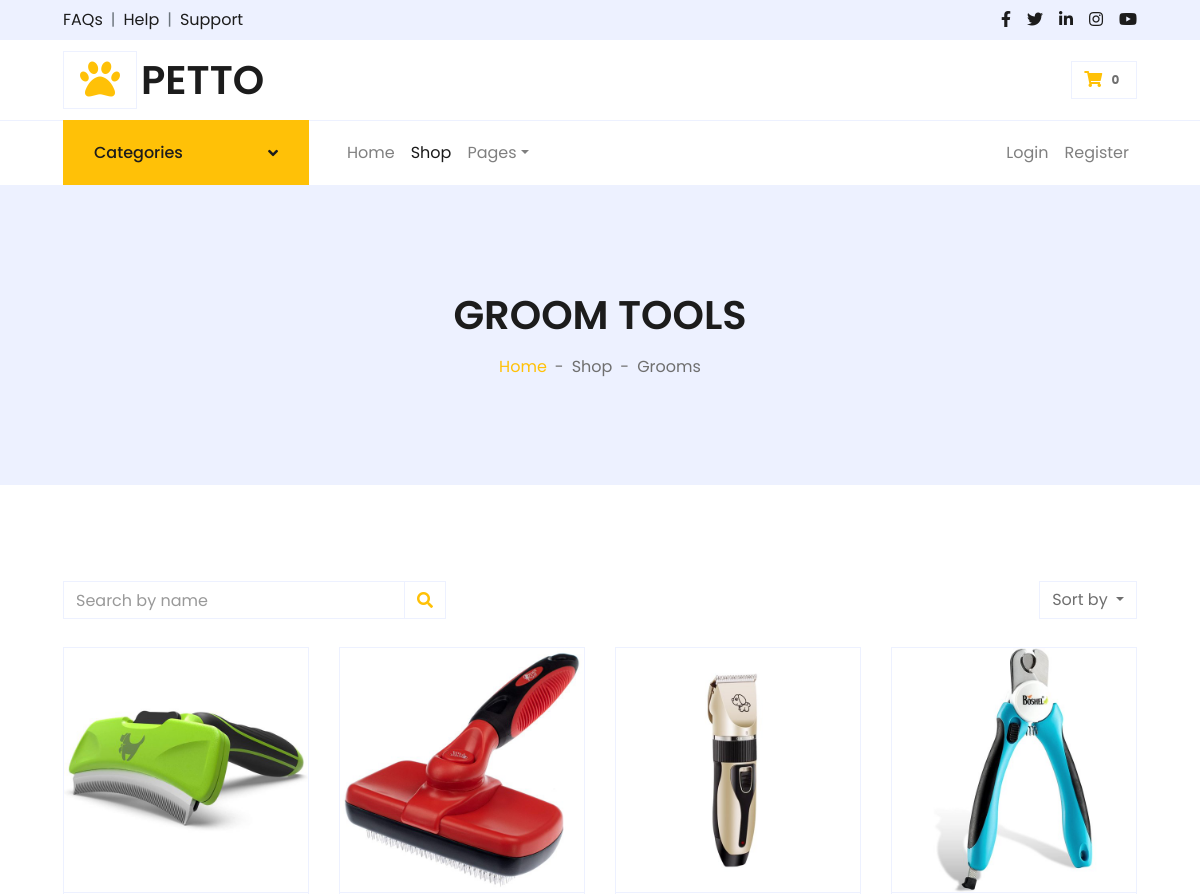
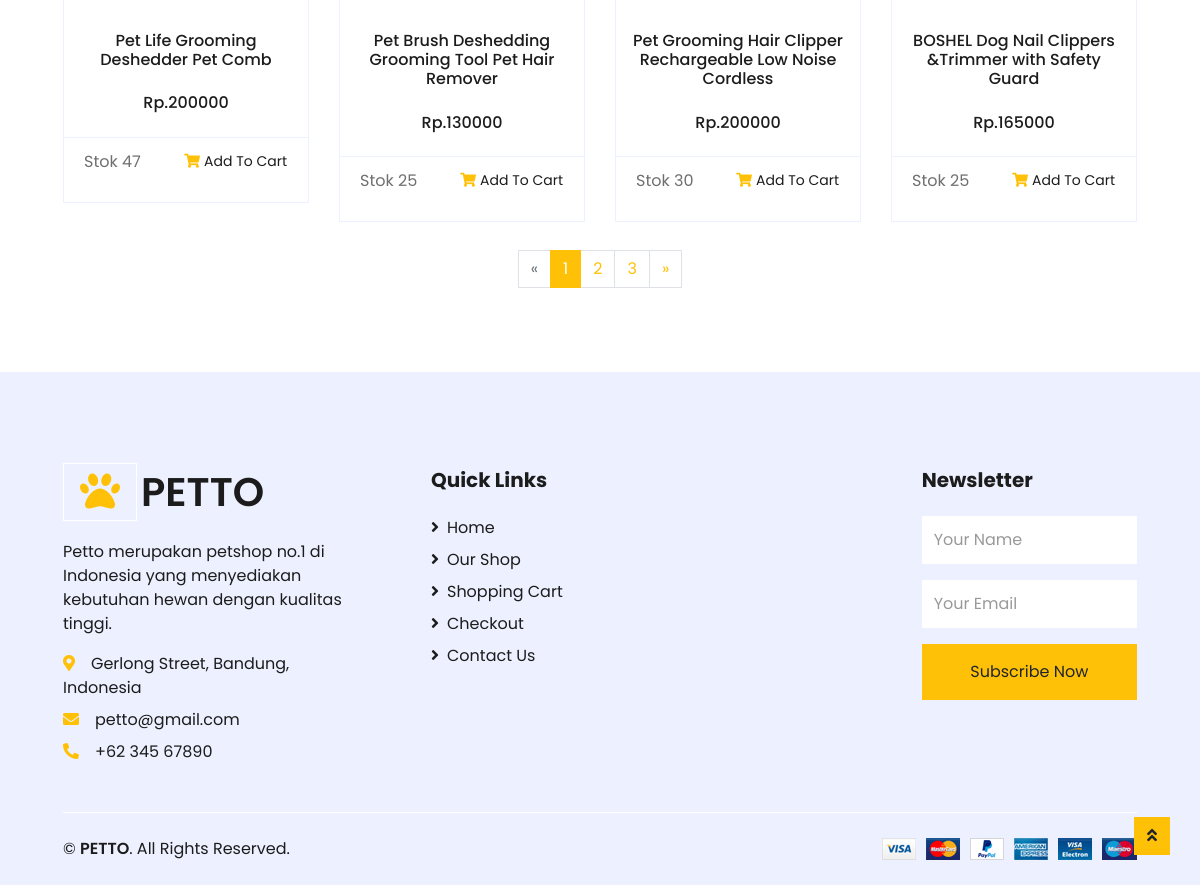
The page /shop-grooms.php on the database its author committed (2 pictures, top to bottom).
### tables this page shows
CREATE TABLE `produk` (
  `id` int(11) NOT NULL,
  `foto` varchar(100) NOT NULL,
  `nama` varchar(100) NOT NULL,
  `harga` int(11) NOT NULL,
  `jenis` int(11) NOT NULL,
  `banyak` int(11) NOT NULL
);

### function.php (called while the page is built, shortened)
<?php
$dbhost = 'localhost';
$dbuser = 'root';
$dbpass = '';
$mydb = 'db_petto';
$conn = mysqli_connect($dbhost, $dbuser, $dbpass, $mydb);
function readQueryJenis($jenis)
{
    global $conn;
    $query = "SELECT * FROM produk WHERE jenis=$jenis";
    $result = mysqli_query($conn, $query);
    $records = [];
    while ($record = mysqli_fetch_assoc($result)) {
        $records[] = $record;
    }
    return $records;
}

### shop-grooms.php (the view, shortened to what this page needs)
<?php
include("function.php");
    if(isset($_POST['btn-search7'])){
        if(isset($_POST['search7'])){
            $keyword = "%" . $_POST['search7'] . "%";
            $data = searchProduk(6, $keyword);
        }
    }else{
        $data = readQueryJenis(6);
    }
?>
<!DOCTYPE html>
<html lang="en">
<head>
    <link href="https://cdnjs.cloudflare.com/ajax/libs/font-awesome/5.10.0/css/all.min.css" rel="stylesheet">
    <link href="lib/owlcarousel/assets/owl.carousel.min.css" rel="stylesheet">
    <link href="css/style_shop.css" rel="stylesheet">
    <link href="css/style.css" rel="stylesheet">
</head>
<body>
    <div class="container-fluid">
        <div class="row bg-secondary py-2 px-xl-5">
            <div class="col-lg-6 d-none d-lg-block">
                <div class="d-inline-flex align-items-center">
                    <a class="text-dark" href="">FAQs</a>
                    <span class="text-muted px-2">|</span>
                    <a class="text-dark" href="">Help</a>
                    <span class="text-muted px-2">|</span>
                    <a class="text-dark" href="">Support</a>
                </div>
            </div>
            <div class="col-lg-6 text-center text-lg-right">
                <div class="d-inline-flex align-items-center">
                    <a class="text-dark px-2" href="">
                        <i class="fab fa-facebook-f"></i>
                    </a>
                    <a class="text-dark px-2" href="">
                        <i class="fab fa-twitter"></i>
                    </a>
                    <a class="text-dark px-2" href="">
                        <i class="fab fa-linkedin-in"></i>
                    </a>
                    <a class="text-dark px-2" href="">
                        <i class="fab fa-instagram"></i>
                    </a>
                    <a class="text-dark pl-2" href="">
                        <i class="fab fa-youtube"></i>
                    </a>
                </div>
            </div>
        </div>
        <div class="row align-items-center py-3 px-xl-5">
            <div class="col-lg-3 d-none d-lg-block">
                <a href="index.php" class="text-decoration-none">
                    <h1 class="m-0 display-5 font-weight-semi-bold"><span class="text-warning font-weight-bold border px-3 mr-1"><i class="fa-solid fa-paw"></i></span>PETTO</h1>
                </a>
            </div>
            <div class="col-lg-3 col-6 text-right">
                <a href="cart.php" class="btn border">
                    <i class="fas fa-shopping-cart text-warning"></i>
                    <span class="badge">
                        <?php
                            if(!isset($_SESSION['username']))
                            {
                               echo "0";
                            }
                            else
                            {
                                $id_cus = $_SESSION['id'];
                                $query = "SELECT cart FROM customers WHERE id=$id_cus";
                                $result = mysqli_query($conn, $query);
                                $row = mysqli_fetch_array($result, MYSQLI_ASSOC);
                                echo $row['cart'];
                            }
                        ?>
                    </span>
                </a>
            </div>
        </div>
    </div>
    <div class="container-fluid">
        <div class="row border-top px-xl-5">
            <div class="col-lg-3 d-none d-lg-block">
                <a class="btn shadow-none d-flex align-items-center justify-content-between bg-warning text-white w-100" data-toggle="collapse" href="#navbar-vertical" style="height: 65px; margin-top: -1px; padding: 0 30px;">
                    <h6 class="m-0">Categories</h6>
                    <i class="fa fa-angle-down text-dark"></i>
                </a>
            </div>
            <div class="col-lg-9">
                <nav class="navbar navbar-expand-lg bg-light navbar-light py-3 py-lg-0 px-0">
                    <div class="collapse navbar-collapse justify-content-between" id="navbarCollapse">
                        <div class="navbar-nav mr-auto py-0">
                            <a href="index.php" class="nav-item nav-link">Home</a>
                            <a href="shop.html" class="nav-item nav-link active">Shop</a>
                            <div class="nav-item dropdown">
                                <a href="#" class="nav-link dropdown-toggle" data-toggle="dropdown">Pages</a>
                            </div>
                        </div>
                        <div class="navbar-nav ml-auto py-0">
                            <?php
                                if(!isset($_SESSION['username']))
                                {
                                    echo "<a href='signin_cus.php' class='nav-item nav-link '>Login</a>";
                                    echo "<a href='signup_cus.php' class='nav-item nav-link'>Register</a>";
                                }
                                else
                                {
                                    echo "<span class='nav-item nav-link mr-2'>Selamat datang, <strong>" . $_SESSION['nama'] . "</strong></span>";
                                    echo "<a href='logout_cus.php' class='nav-item nav-link btn btn-warning'>Logout</a>";
                                }
                            ?>
                        </div>
                    </div>
                </nav>
            </div>
        </div>
    </div>
    <div class="container-fluid bg-secondary mb-5">
        <div class="d-flex flex-column align-items-center justify-content-center" style="min-height: 300px">
            <h1 class="font-weight-semi-bold text-uppercase mb-3">Groom Tools</h1>
            <div class="d-inline-flex">
                <p class="m-0"><a href="index.php">Home</a></p>
                <p class="m-0 px-2">-</p>
                <p class="m-0">Shop</p>
                <p class="m-0 px-2">-</p>
                <p class="m-0">Grooms</p>
            </div>
        </div>
    </div>
    <div class="container-fluid pt-5">
        <div class="row px-xl-5">
            <div class="col-lg-12 col-md-12">
                <div class="row pb-3">
                    <div class="col-12 pb-1">
                        <div class="d-flex align-items-center justify-content-between mb-4">
                            <form action="" method="POST">
                                <div class="input-group">
                                    <input type="text" name="search7" class="form-control" placeholder="Search by name">
                                    <div class="input-group-append">
                                        <button name="btn-search7" class="input-group-text bg-transparent text-warning" type="submit">
                                            <i class="fa fa-search"></i>
                                        </button>
                                    </div>
                                </div>
                            </form>
                            <div class="dropdown ml-4">
                                <button class="btn border dropdown-toggle" type="button" id="triggerId" data-toggle="dropdown" aria-haspopup="true" aria-expanded="false">
                                    Sort by
                                </button>
                            </div>
                        </div>
                    </div>
                    <?php foreach ($data as $datas) :
                    if($datas['banyak'] > 0)
                    { ?>
                        <div class="col-lg-3 col-md-6 col-sm-12 pb-1">
                            <div class="card product-item border-0 mb-4">
                                <div class="card-header product-img position-relative overflow-hidden bg-transparent border p-0">
                                    <img class="img-fluid w-100" src="foto/<?= $datas['foto']; ?>" alt="">
                                </div>
                                <div class="card-body border-left border-right text-center p-0 pt-4 pb-3">
                                    <h6 class="mb-3 p-2"><?= $datas['nama'] ?></h6>
                                    <div class="d-flex justify-content-center">
                                        <h6>Rp.<?= $datas['harga'] ?></h6>
                                    </div>
                                </div>
                                <div class="card-footer d-flex justify-content-between bg-light border">
                                    <p>Stok <?= $datas['banyak'] ?></p>
                                    <a href="addToCart.php?id_produk=<?= $datas['id'] ?>&url=shop-grooms&harga_produk=<?= $datas['harga'] ?>" class="btn btn-sm text-dark p-0"><i class="fas fa-shopping-cart text-warning mr-1"></i>Add To Cart</a>
                                </div>
                            </div>
                        </div>
                    <?php } endforeach; ?>
                    <div class="col-12 pb-1">
                        <nav aria-label="Page navigation">
                            <ul class="pagination justify-content-center mb-3">
                                <li class="page-item disabled">
                                    <a class="page-link" href="#" aria-label="Previous">
                                        <span aria-hidden="true">&laquo;</span>
                                    </a>
                                </li>
                                <li class="page-item active"><a class="page-link" href="#">1</a></li>
                                <li class="page-item"><a class="page-link" href="#">2</a></li>
                                <li class="page-item"><a class="page-link" href="#">3</a></li>
                                <li class="page-item">
                                    <a class="page-link" href="#" aria-label="Next">
                                        <span aria-hidden="true">&raquo;</span>
                                    </a>
                                </li>
                            </ul>
                        </nav>
                    </div>
                </div>
            </div>
        </div>
    </div>
    <div class="container-fluid bg-secondary text-dark mt-5 pt-5">
        <div class="row px-xl-5 pt-5">
            <div class="col-lg-4 col-md-12 mb-5 pr-3 pr-xl-5">
                <a href="index.php" class="text-decoration-none">
                    <h1 class="mb-4 display-5 font-weight-semi-bold"><span class="text-warning font-weight-bold border border-white px-3 mr-1"><i class="fa-solid fa-paw"></i></span>PETTO</h1>
                </a>
                <p>Petto merupakan petshop no.1 di Indonesia yang menyediakan kebutuhan hewan dengan kualitas tinggi.</p>
                <p class="mb-2"><i class="fa fa-map-marker-alt text-warning mr-3"></i>Gerlong Street, Bandung, Indonesia</p>
                <p class="mb-2"><i class="fa fa-envelope text-warning mr-3"></i>petto@gmail.com</p>
                <p class="mb-0"><i class="fa fa-phone-alt text-warning mr-3"></i>+62 345 67890</p>
            </div>
            <div class="col-lg-8 col-md-12">
                <div class="row">
                    <div class="col-md-4 mb-5">
                        <h5 class="font-weight-bold text-dark mb-4">Quick Links</h5>
                        <div class="d-flex flex-column justify-content-start">
                            <a class="text-dark mb-2" href="index.php"><i class="fa fa-angle-right mr-2"></i>Home</a>
                            <a class="text-dark mb-2" href="shop.php"><i class="fa fa-angle-right mr-2"></i>Our Shop</a>
                            <a class="text-dark mb-2" href="cart.php"><i class="fa fa-angle-right mr-2"></i>Shopping Cart</a>
                            <a class="text-dark mb-2" href="checkout.php"><i class="fa fa-angle-right mr-2"></i>Checkout</a>
                            <a class="text-dark" href="contact.php"><i class="fa fa-angle-right mr-2"></i>Contact Us</a>
                        </div>
                    </div>
                    <div class="col-md-4 mb-5">
                    </div>
                    <div class="col-md-4 mb-5">
                        <h5 class="font-weight-bold text-dark mb-4">Newsletter</h5>
                        <form action="">
                            <div class="form-group">
                                <input type="text" class="form-control border-0 py-4" placeholder="Your Name" required="required" />
                            </div>
                            <div class="form-group">
                                <input type="email" class="form-control border-0 py-4" placeholder="Your Email"
                                    required="required" />
                            </div>
                            <div>
                                <button class="btn btn-warning btn-block border-0 py-3" type="submit">Subscribe Now</button>
                            </div>
                        </form>
                    </div>
                </div>
            </div>
        </div>
        <div class="row border-top border-light mx-xl-5 py-4">
            <div class="col-md-6 px-xl-0">
                <p class="mb-md-0 text-center text-md-left text-dark">
                    &copy; <a class="text-dark font-weight-semi-bold" href="index.php">PETTO</a>. All Rights Reserved.
                </p>
            </div>
            <div class="col-md-6 px-xl-0 text-center text-md-right">
                <img class="img-fluid" src="img/payments.png" alt="">
            </div>
        </div>
    </div>
    <a href="#" class="btn btn-warning back-to-top"><i class="fa fa-angle-double-up"></i></a>
</body>
</html>

### css/style_shop.css (style rules this page uses)
.font-weight-semi-bold { font-weight: 600; }
.navbar-light .navbar-nav .nav-link { padding: 20px 10px; color: #1C1C1C; outline: none; }
.navbar-light .navbar-nav .nav-link:hover, .navbar-light .navbar-nav .nav-link.active { color: #ffc107; }
.cat-item .cat-img img, .product-item .product-img img { transition: .5s; }
.back-to-top { position: fixed; display: none; right: 30px; bottom: 30px; z-index: 11; animation: action 1s infinite alternate; }

### rows shown on the page
produk: foto (picture), nama "Pet Life Grooming Deshedder Pet Comb", harga "200000", banyak "47"
produk: foto (picture), nama "Pet Brush Deshedding Grooming Tool Pet Hair Remover", harga "130000", banyak "25"
produk: foto (picture), nama "Pet Grooming Hair Clipper Rechargeable Low Noise Cordless", harga "200000", banyak "30"
produk: foto (picture), nama "BOSHEL Dog Nail Clippers &Trimmer with Safety Guard", harga "165000", banyak "25"
